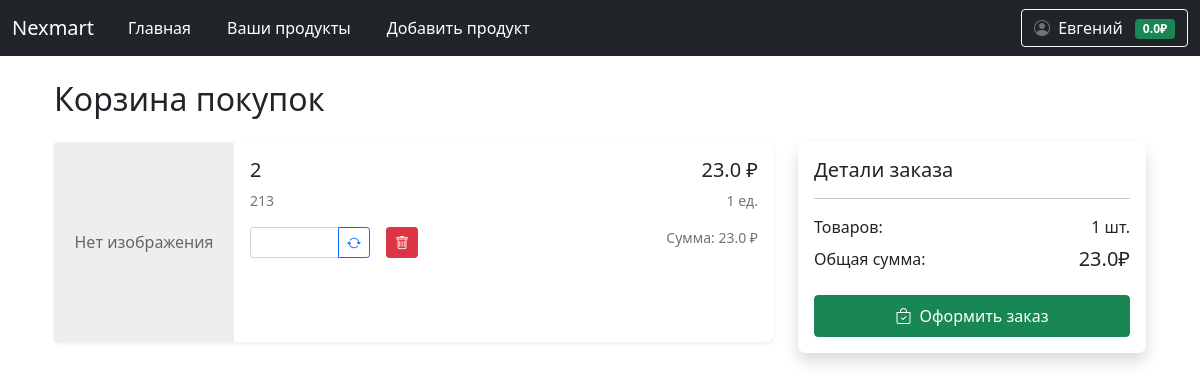
/user/cart (signed in), run on an earlier commit of the app's database.
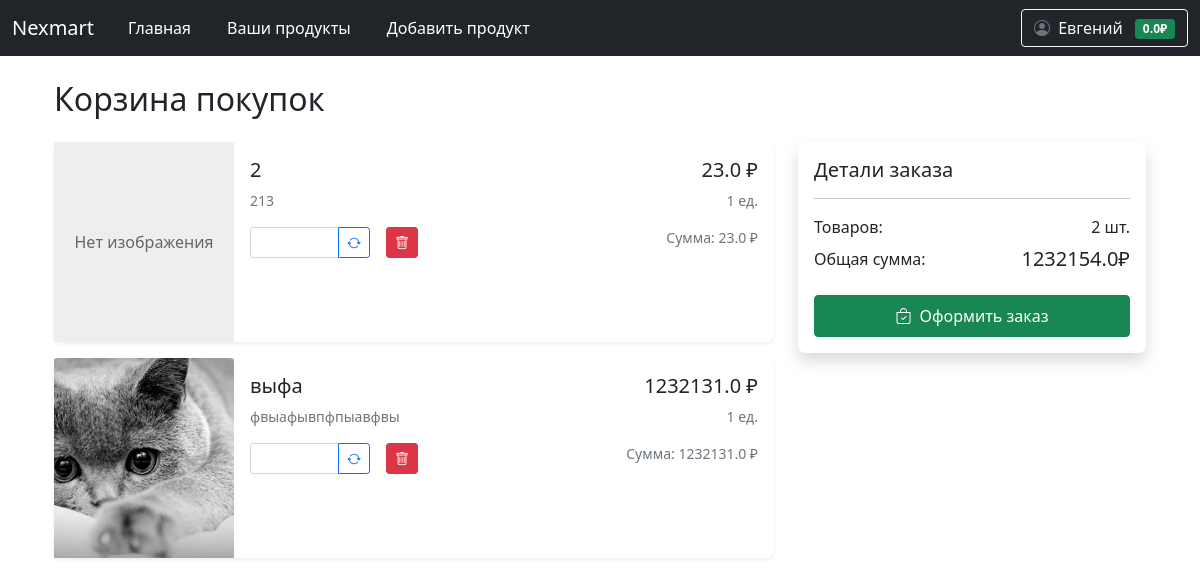
And on a later commit of the database.
### data/user.py (models this page shows, shortened)
class User(SqlAlchemyBase, UserMixin):
    __tablename__ = 'users'
    id = Column(Integer, primary_key=True, autoincrement=True)
    email = Column(String, unique=True, nullable=False)
    hashed_password = Column(String, nullable=False)
    surname = Column(String, nullable=False)
    name = Column(String, nullable=False)
    modified_date = Column(DateTime)
    balance = Column(Float, default=0.0, nullable=False)
    products = relationship("Product", back_populates="user")

### data/order.py (models this page shows)
class OrderItem(SqlAlchemyBase):
    __tablename__ = 'order_items'
    id = Column(Integer, primary_key=True, autoincrement=True)
    product_id = Column(Integer, ForeignKey('products.id'), nullable=False)
    user_id = Column(Integer, ForeignKey('users.id'), nullable=False)
    amount = Column(Integer, nullable=1, default=1)
    product = relationship('Product')

### data/product.py (models this page shows)
class Product(SqlAlchemyBase):
    __tablename__ = 'products'
    id = sqlalchemy.Column(sqlalchemy.Integer, primary_key=True, autoincrement=True)
    name = sqlalchemy.Column(sqlalchemy.String, nullable=False)
    price = sqlalchemy.Column(sqlalchemy.Float, nullable=False)
    description = sqlalchemy.Column(sqlalchemy.Text)
    created_date = sqlalchemy.Column(sqlalchemy.DateTime, default=datetime.datetime.now)
    open = sqlalchemy.Column(sqlalchemy.Boolean)  # открыт ли продукт для общего доступа
    amount_available = sqlalchemy.Column(sqlalchemy.Integer)  # сколько есть продукта для продажи
    amount_sell = sqlalchemy.Column(sqlalchemy.Integer)  # сколько продано для статистики
    image = sqlalchemy.Column(sqlalchemy.String)
    user_id = sqlalchemy.Column(sqlalchemy.Integer, sqlalchemy.ForeignKey('users.id'))
    user = sqlalchemy.orm.relationship('User', back_populates='products')

### main.py (the view)
@app.route('/user/cart')
@login_required
def cart():
    db_sess = db_session.create_session()
    order_item = db_sess.query(OrderItem).filter(current_user.id == OrderItem.user_id).all()
    product_amount_sum = sum([i.amount for i in order_item])
    product_price_sum = sum([i.amount * i.product.price for i in order_item])
    return render_template('cart.html', products=order_item,
                           product_amount_sum=product_amount_sum, product_price_sum=product_price_sum)

### data/db_session.py (called while the page is built)
def create_session() -> Session:
    global __factory
    return __factory()

### main.py (called while the page is built)
@login_manager.user_loader
def load_user(user_id):
    db_sess = db_session.create_session()
    return db_sess.query(User).get(user_id)

### templates/cart.html (shortened to what this page needs)
{% extends "base.html" %}
{% block content %}
<div class="container">
    <h2 class="mb-4">Корзина покупок</h2>
    {% if products %}
    <div class="row mb-4">
        <div class="col-lg-8">
            {% for item in products %}
            <div class="card mb-3">
                <div class="row g-0">
                    <div class="col-md-3">
                        {% if item.product.image %}
                        <img src="{{ url_for('static', filename='upload/' + item.product.image) }}"
                             class="card-img-top product-image"
                             alt="{{ item.product.name }}">
                        {% else %}
                        <div class="card-img-top no-image">Нет изображения</div>
                        {% endif %}
                    </div>
                    <div class="col-md-6">
                        <div class="card-body">
                            <h5 class="card-title">{{ item.product.name }}</h5>
                            <p class="card-text text-muted small">{{ item.product.description|truncate(100) }}</p>
                            <div class="d-flex align-items-center">
                                <form method="POST" action="/user/cart/update/{{ item.product.id }}"
                                      class="me-3">
                                    <div class="input-group input-group-sm" style="width: 120px;">
                                        <input type="number"
                                               name="amount"
                                               class="form-control"
                                               value="{{ item.product.amount }}"
                                               min="1"
                                               max="{{ item.product.amount_available }}">
                                        <button type="submit" class="btn btn-outline-primary">
                                            <i class="bi bi-arrow-repeat"></i>
                                        </button>
                                    </div>
                                </form>
                                <form method="POST"
                                      action="">
                                    <a href="/user/cart/delete/{{item.id}}" class="btn btn-danger btn-sm">
                                        <i class="bi bi-trash"></i>
                                    </a>
                                </form>
                            </div>
                        </div>
                    </div>
                    <div class="col-md-3">
                        <div class="card-body text-end">
                            <p class="card-text h5">{{ item.product.price }} ₽</p>
                            <p class="text-muted small">{{item.amount}} ед.</p>
                            <p class="text-muted small">Сумма: {{ item.product.price * item.amount}} ₽</p>
                        </div>
                    </div>
                </div>
            </div>
            {% endfor %}
        </div>
        <div class="col-lg-4">
            <div class="card shadow">
                <div class="card-body">
                    <h5 class="card-title mb-3">Детали заказа</h5>
                    <hr>
                    <div class="d-flex justify-content-between mb-2">
                        <span>Товаров:</span>
                        <span>{{ product_amount_sum }} шт.</span>
                    </div>
                    <div class="d-flex justify-content-between mb-3">
                        <span>Общая сумма:</span>
                        <span class="h5">{{ product_price_sum }}₽</span>
                    </div>
                    <a href="" class="btn btn-success w-100 py-2">
                        <i class="bi bi-bag-check me-2"></i>Оформить заказ
                    </a>
                </div>
            </div>
        </div>
    </div>
    {% endif %}
</div>
{% endblock %}

### templates/base.html (shortened to what this page needs)
<!doctype html>
<html lang="ru">
<head>
                    <link href="https://cdn.jsdelivr.net/npm/bootstrap@5.0.2/dist/css/bootstrap.min.css" rel="stylesheet">
                    <link rel="stylesheet" href="https://cdn.jsdelivr.net/npm/bootstrap-icons@1.8.1/font/bootstrap-icons.css">
    <link rel="stylesheet" href="{{ url_for('static', filename='css/style.css') }}">
    <link rel="stylesheet" href="https://cdnjs.cloudflare.com/ajax/libs/font-awesome/6.5.1/css/all.min.css">
    <link rel="stylesheet" href="{{ url_for('static', filename='css/auth_styles.css') }}">
</head>
<body>
<header>
    <nav class="navbar navbar-expand-md navbar-dark bg-dark" aria-label="Fourth navbar example">
        <div class="container-fluid">
          <a class="navbar-brand" href="#">Nexmart</a>
          <div class="collapse navbar-collapse" id="navbarsExample04">
            <ul class="navbar-nav me-auto mb-2 mb-md-0">
              <li class="nav-item">
                <a class="nav-link active" aria-current="page" href="/">Главная</a>
              </li>
                {% if not current_user.is_authenticated %}
                <li class="nav-item">
                <a class="nav-link active" aria-current="page" href="/register"></a>
              </li>
                <li class="nav-item">
                <a class="nav-link active" aria-current="page" href="/login"></a>
              </li>
                {% else %}
                <li class="nav-item">
                <a class="nav-link active" href="/user/products">Ваши продукты</a>
              </li>
                <li class="nav-item">
                <a class="nav-link active" href="/user/products/add">Добавить продукт</a>
              </li>
                {% endif %}
            </ul>
            {% if current_user.is_authenticated %}
            <div class="d-flex align-items-center">
              <div class="dropdown">
                <button class="btn btn-outline-light dropdown-toggle" type="button" id="profileDropdown" data-bs-toggle="dropdown" aria-expanded="false">
                  <i class="bi bi-person-circle me-1"></i>
                  {{ current_user.name }}
                  <span class="badge bg-success ms-2">{{ current_user.balance }}₽</span>
                </button>
              </div>
            </div>
            {% else %}
            <div class="d-flex">
              <a href="/login" class="btn btn-outline-light me-2">Войти</a>
              <a href="/register" class="btn btn-success">Регистрация</a>
            </div>
            {% endif %}
          </div>
        </div>
      </nav>
</header>
<div class="container mt-4">
    {% block content %}{% endblock %}
</div>
</body>
</html>

### static/css/style.css (style rules this page uses)
.product-image { height: 200px; object-fit: cover; object-position: center; }
.no-image { height: 200px; background: #eee; display: flex; align-items: center; justify-content: center; color: #666; }
.navbar-nav .nav-link { position: relative; transition: all 0.5s ease; margin: 0 10px; }
.navbar-nav .nav-link::after { content: ''; position: absolute; width: 0; height: 2px; bottom: 0; left: 50%; background-color: #90caf9; transition: all 0.3s ease; }
.dropdown-toggle { position: relative; transition: all 0.3s ease; }
.badge.bg-success { transition: all 0.3s ease; }
.card { border: none; border-radius: 0.5rem; box-shadow: 0 0.125rem 0.25rem rgba(0, 0, 0, 0.075); transition: all 0.3s ease; }
.bi-person-circle { color: #6c757d; transition: all 0.3s ease; }
.btn-success { transition: all 0.3s ease; }
.form-control { border-radius: 0.25rem; border: 1px solid #ced4da; transition: all 0.3s ease; }
.btn { position: relative; overflow: hidden; }
.btn::after { content: ''; position: absolute; top: 50%; left: 50%; width: 5px; height: 5px; background: rgba(255, 255, 255, 0.3); opacity: 0; border-radius: 50%; transform: scale(1, 1) translate(-50%, -50%); transform-origin: 50% 50%; }

What changed in the data, as far as the page shows it:
added OrderItem: image (picture), product.name "выфа", product.description "фвыафывпфпыавфвы", product.price "1232131.0", amount "1", item.product.price*item.amount "1232131.0"
Also different on the page:
{{ product_amount_sum }}: "1" → "2"
{{ product_price_sum }}: "23.0" → "1232154.0"
